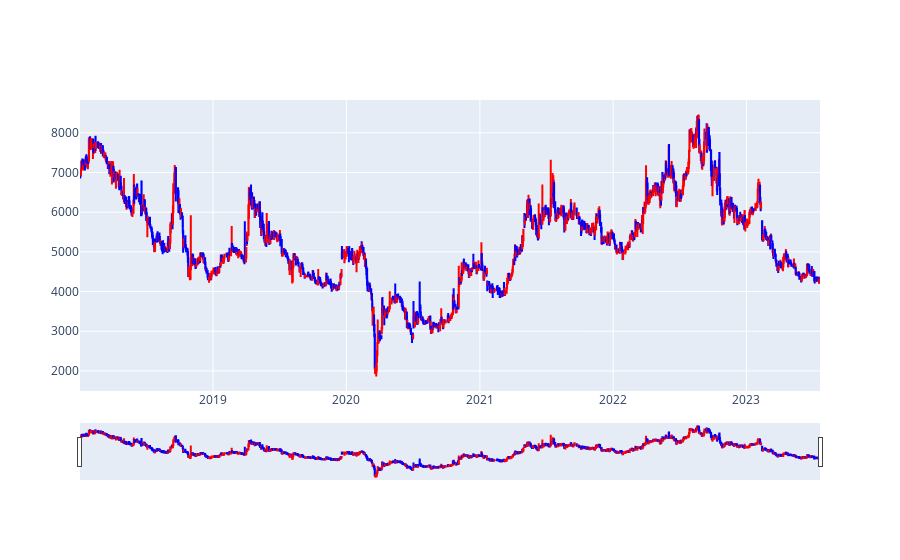

Source (notebook cell):
### Code cell
fig = go.Figure(
    data=go.Candlestick(
        x=kor_stock_ohlcv_095570['date'],
        open=kor_stock_ohlcv_095570['open'],
        high=kor_stock_ohlcv_095570['high'],
        low=kor_stock_ohlcv_095570['low'],
        close=kor_stock_ohlcv_095570['close'],
        increasing_line_color= 'red', decreasing_line_color= 'blue')
)

fig.show()

### Figure 1 — Plotly figure (JSON) as saved in the notebook; plotly's stock layout.template omitted (floating-point values rounded to 4 significant figures; data arrays with more than 128 entries replaced by an {"elided": "..."} marker saying what was removed)
{"data": [{"close": {"elided": "1370 int values"}, "decreasing": {"line": {"color": "blue"}}, "high": {"elided": "1370 int values"}, "increasing": {"line": {"color": "red"}}, "low": {"elided": "1370 int values"}, "open": {"elided": "1370 int values"}, "type": "candlestick", "x": {"elided": "1370 str values"}}], "layout": {}}
